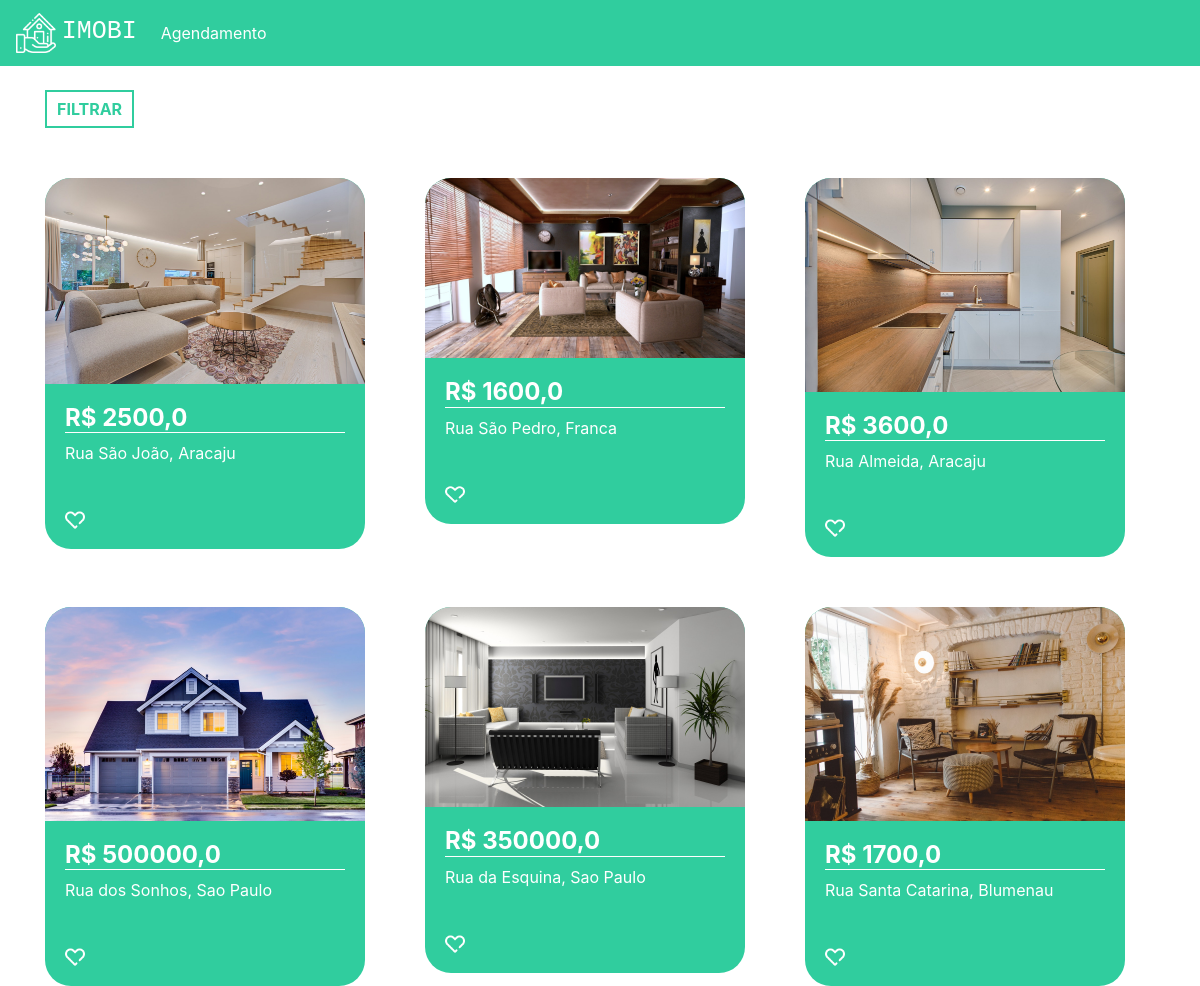
The app's page / (signed in) with its own data.
### plataforma/models.py (models this page shows, shortened)
class Imovei(models.Model):
    choices = (('V', 'Venda'),
                ('A', 'Aluguel'))
    choices_imovel = (('A', 'Apartamento'),
                      ('C', 'Casa'))
    imagens = models.ManyToManyField(Imagem)
    valor = models.FloatField()
    quartos = models.IntegerField()
    tamanho = models.FloatField()
    cidade = models.ForeignKey(Cidade, on_delete=models.DO_NOTHING)
    rua = models.CharField(max_length=50)
    tipo = models.CharField(max_length=1, choices=choices)
    tipo_imovel = models.CharField(max_length=1, choices=choices_imovel)
    numero = models.IntegerField()
    descricao = models.TextField()
    dias_visita = models.ManyToManyField(DiasVisita)
    horarios = models.ManyToManyField(Horario)

class Imagem(models.Model):
    img = models.ImageField(upload_to='img')

class Cidade(models.Model):
    nome = models.CharField(max_length=30)
    def __str__(self) -> str:
        return self.nome

### plataforma/views.py (the view)
# urls.py: path('', views.home, name='home'),
@login_required(login_url='/auth/logar/')
def home(request):
    preco_minimo = request.GET.get('preco_minimo')
    preco_maximo = request.GET.get('preco_maximo')
    cidade = request.GET.get('cidade')
    tipo = request.GET.getlist('tipo')
    cidades = Cidade.objects.all()
    if preco_minimo or preco_maximo or cidade or tipo:
        if not preco_minimo:
            preco_minimo = 0
        if not preco_maximo:
            preco_maximo = 999999999
        if not tipo:
            tipo = ['A', 'C']
        imoveis = Imovei.objects.filter(valor__gte=preco_minimo)\
        .filter(valor__lte=preco_maximo)\
        .filter(tipo_imovel__in=tipo).filter(cidade=cidade)
    else:
        imoveis = Imovei.objects.all()
    return render(request, 'home.html', {'imoveis': imoveis, 'cidades': cidades})

### plataforma/templates/home.html (shortened to what this page needs)
{% extends 'base.html' %}
{% load static %}
{% block 'head' %}
<link rel="stylesheet" href="{% static 'plataforma/css/home.css' %}">
{% endblock %}
{% block 'body' %}
<div class="container">
    <br>
    <button type="button" class="btn_filtrar" data-toggle="modal" data-target="#exampleModal">
        FILTRAR
    </button>
    <div class="row">
        {% for imovel in imoveis %}
            <div class="col-md cont">
                <div class="card_imovel">
                    <img class="img_capa_imovel" src="{{imovel.imagens.all.0.img.url}}">
                    <div class="informacoes_imoveis">
                     <a class="a_none" href="{% url 'imovel' imovel.id %}"><h4 class="valor">R$ {{imovel.valor}}</h4></a>
                     <p>{{imovel.rua}}, {{imovel.cidade}}</p>
                     <br>
                    <img width="7%" src="{% static 'plataforma/img/heart.png' %}">
                </div>
            </div>
        </div>
        {% endfor %}
    </div>
</div>
{% endblock %}

### templates/base.html (shortened to what this page needs)
{% load static %}
<!doctype html>
<html lang="pt-BR">
<head>
    {% block 'head' %}{% endblock %}
    <link rel="stylesheet" href="https://cdn.jsdelivr.net/npm/bootstrap@4.6.1/dist/css/bootstrap.min.css">
</head>
<body>
    {% if user.is_authenticated %}
      <nav class="navbar navbar-expand-lg navbar-dark bg_navbar">
        <a class="navbar-brand" href="{% url 'home' %}"><img width="40" src="{% static 'autenticacao/img/logo.png' %}">&nbsp<h3 class="font_logo">IMOBI</h3></a>
        <div class="collapse navbar-collapse" id="navbarNav">
          <ul class="navbar-nav">
            <li class="nav-item active">
              <a class="nav-link" href="{% url 'agendamentos' %}">Agendamento</a>
            </li>
          </ul>
        </div>
      </nav>
    {% endif %}
    {% block 'body' %}{% endblock %}
</body>
</html>

### templates/static/plataforma/css/home.css (style rules this page uses)
.bg_navbar { background-color: #30CD9E; }
.font_logo { font-family: 'Courier New', Courier, monospace; font-size: 25px; display: inline; }
.card_imovel { background-color: #30CD9E; width: 20rem; margin-top: 50px; border-radius: 26px; }
.img_capa_imovel { width: 100%; border-top-left-radius: 26px; border-top-right-radius: 26px; }
.informacoes_imoveis { padding: 20px; color: white; }
.valor { font-weight: bold; border-bottom: 1px solid white; }
.btn_filtrar { border: none; background-color: transparent; border: 2px solid #30CD9E; color: #30CD9E; padding: 5px 10px 5px 10px; font-weight: bold; }
.a_none { color: white; }

### records on screen
Imovei: imagens.all.0.img (picture), valor "2500,0", rua "Rua São João", cidade "Aracaju"
Imovei: imagens.all.0.img (picture), valor "1600,0", rua "Rua São Pedro", cidade "Franca"
Imovei: imagens.all.0.img (picture), valor "3600,0", rua "Rua Almeida", cidade "Aracaju"
Imovei: imagens.all.0.img (picture), valor "500000,0", rua "Rua dos Sonhos", cidade "Sao Paulo"
Imovei: imagens.all.0.img (picture), valor "350000,0", rua "Rua da Esquina", cidade "Sao Paulo"
Imovei: imagens.all.0.img (picture), valor "1700,0", rua "Rua Santa Catarina", cidade "Blumenau"
